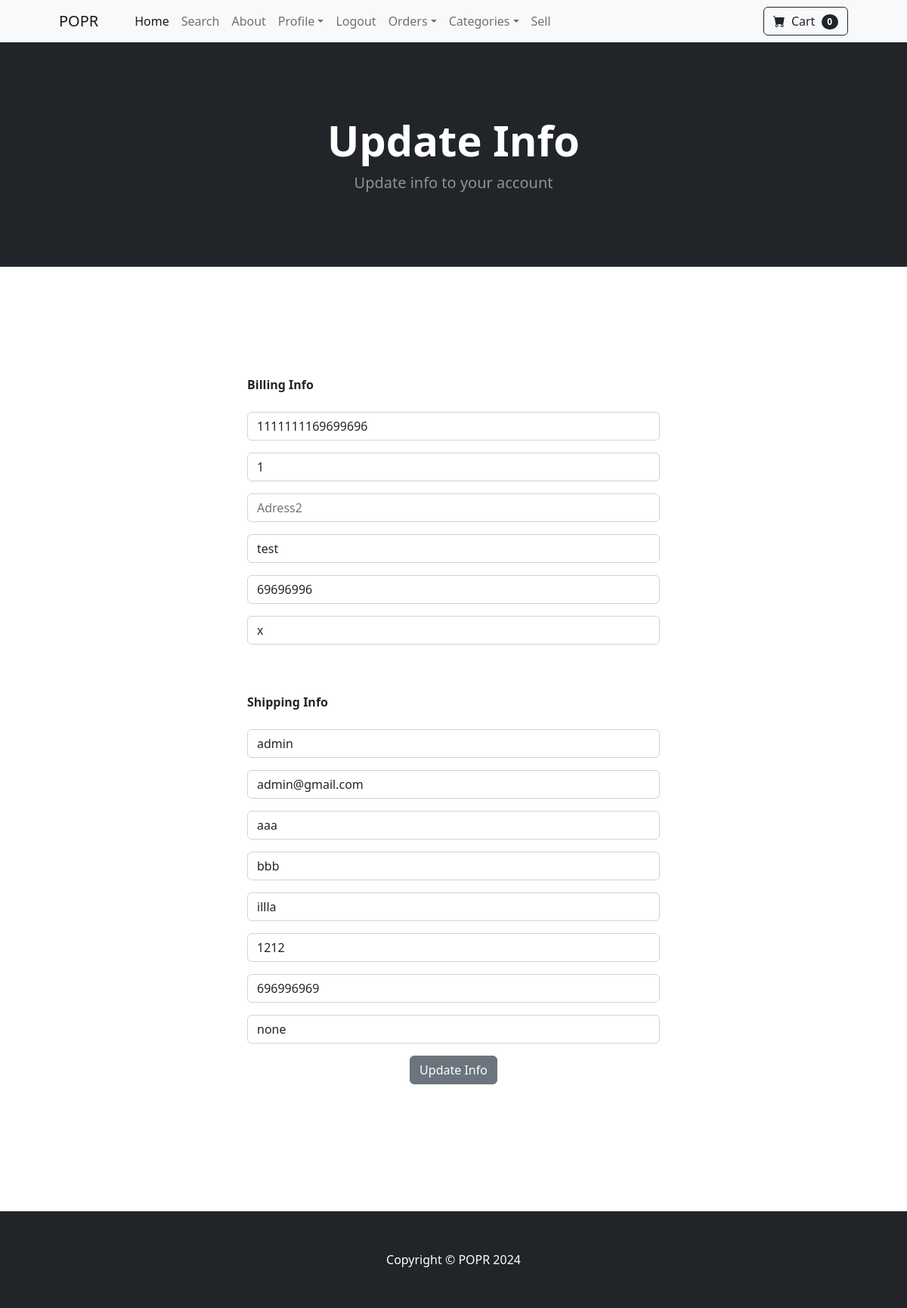
The page /update_info/ (signed in) on the database its author committed.
### store/models.py (models this page shows, shortened)
class Profile(models.Model):
    user = models.OneToOneField(User, on_delete=models.CASCADE)
    date_modified = models.DateTimeField(User, auto_now=True)
    phone = models.CharField(max_length=20, blank=True)
    adress1 = models.CharField(max_length=100, blank=True)
    adress2 = models.CharField(max_length=100, blank=True)
    city = models.CharField(max_length=50, blank=True)
    state = models.CharField(max_length=20, blank=True)
    country = models.CharField(max_length=20, blank=True)
    zipcode = models.CharField(max_length=20, blank=True)
    old_cart = models.CharField(max_length=20, blank=True, null=True)

### payment/models.py (models this page shows, shortened)
class ShippingAddress(models.Model):
    user = models.ForeignKey(User, on_delete=models.CASCADE, null=True, blank=True)
    shipping_full_name = models.CharField(max_length=255)
    shipping_email = models.CharField(max_length=255)
    shipping_adress1 = models.CharField(max_length=255)
    shipping_adress2 = models.CharField(max_length=255, null=True, blank=True)
    shipping_city = models.CharField(max_length=255)
    shipping_zipcode = models.CharField(max_length=255, null=True, blank=True)
    shipping_state = models.CharField(max_length=255, null=True, blank=True)
    shipping_country = models.CharField(max_length=255)
    class Meta:
        verbose_name_plural = "Shipping Address"

### store/views.py (the view)
# urls.py: path('update_info/', views.update_info, name='update_info'),
def update_info(request):
    if request.user.is_authenticated:
        current_user = Profile.objects.get(user__id=request.user.id)
        shipping_user = ShippingAddress.objects.get(user__id=request.user.id)
        form = UserInfoForm(request.POST or None, instance=current_user)
        shipping_form = ShippingForm(request.POST or None,instance=shipping_user)
        if form.is_valid() or shipping_form.is_valid():
            form.save()
            shipping_form.save()
            messages.success(request, "Info updated")
            return redirect('home')
        return render(request, 'update_info.html',{'form':form, 'shipping_form':shipping_form})
    else:
        messages.success(request, "You must be logged in")
        return redirect('home')

### store/forms.py
class UserInfoForm(forms.ModelForm):
	phone = forms.CharField(label="", widget=forms.TextInput(attrs={'class':'form-control', 'placeholder':'Phone'}), required=False)
	adress1 = forms.CharField(label="", widget=forms.TextInput(attrs={'class':'form-control', 'placeholder':'Adress1'}), required=False)
	adress2 = forms.CharField(label="", widget=forms.TextInput(attrs={'class':'form-control', 'placeholder':'Adress2'}), required=False)
	city = forms.CharField(label="", widget=forms.TextInput(attrs={'class':'form-control', 'placeholder':'City'}), required=False)
	state = forms.CharField(label="", widget=forms.TextInput(attrs={'class':'form-control', 'placeholder':'State'}), required=False)
	country = forms.CharField(label="", widget=forms.TextInput(attrs={'class':'form-control', 'placeholder':'Country'}), required=False)
	class Meta:
		model = Profile
		fields = ('phone', 'adress1', 'adress2', 'city', 'state', 'country')

### cart/cart.py (called while the page is built)
    def __len__(self):
        return len(self.cart)

### cart/context_processors.py (called while the page is built)
def cart(request):
    return {'cart': Cart(request)}

### store/templates/update_info.html (shortened to what this page needs)
{% extends "base.html" %}
{%block content%}
<header class="bg-dark py-5">
    <div class="container px-4 px-lg-5 my-5">
        <div class="text-center text-white">
            <h1 class="display-4 fw-bolder">Update Info</h1>
            <p class="lead fw-normal text-white-50 mb-0">
                Update info to your account
            </p>
        </div>
    </div>
</header>
<div class='container'>
    <div class='row'>
            <div class='col-md-6 offset-md-3'>
                <br></br>
                <br></br>
                <br></br>
                <strong>Billing Info</strong>
                <br></br>
                <form method="POST", action="{% url 'update_info' %}">
                    {{ form.as_p }}
                    <br></br>
                    <strong>Shipping Info</strong>
                    <br></br>
                    {{shipping_form.as_p}}
                    <center>
                    <button type="submit" class="btn btn-secondary">Update Info</button>
                </form>
                <br></br>
                <br></br>
                <br></br>
                <br></br>
            </div>
    </div>
</div>
{% endblock %}

### rows shown on the page
Profile: phone "1111111169699696", adress1 "1", city "test", state "69696996", country "x"
ShippingAddress: shipping_full_name "admin", shipping_email "admin@gmail.com", shipping_adress1 "aaa", shipping_adress2 "bbb", shipping_city "illla", shipping_zipcode "1212", shipping_state "696996969", shipping_country "none"

### other values the page prints
{{ cart|length }} "0"
